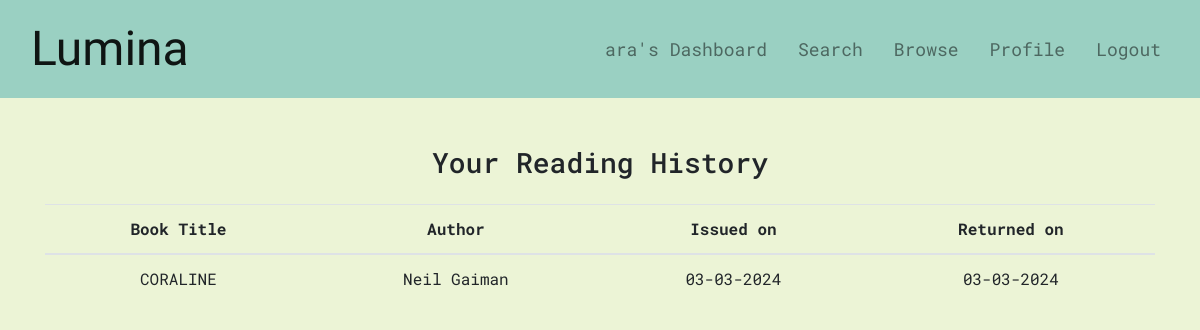
Before: /user/ara (signed in) with the older database file.
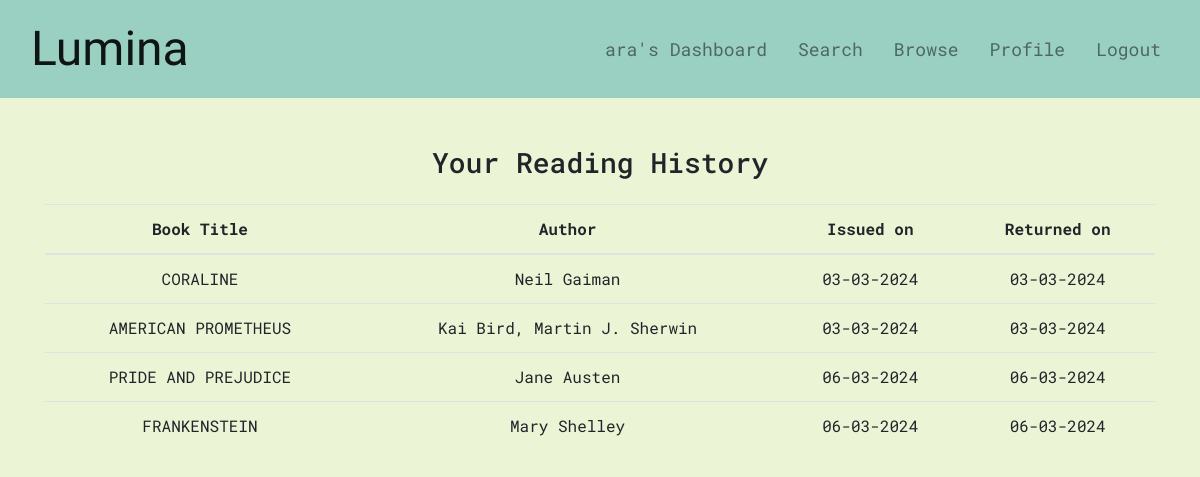
After: the same page with the newer database file.
### application/models.py (models this page shows)
class ReadingHistory(db.Model):
    __tablename__ = 'reading_history'
    id = db.Column(db.Integer, primary_key=True)
    book_id = db.Column(db.Integer, db.ForeignKey('book.id'))
    user_id = db.Column(db.Integer, db.ForeignKey('user.id'))
    book_title = db.Column(db.String(255)) # for ease of display
    book_author = db.Column(db.String(255)) # for ease of display
    username = db.Column(db.String(30)) # for ease of display
    date_issued = db.Column(db.Date)
    date_returned = db.Column(db.Date, default=db.func.current_date())

### application/controllers.py (the view)
@app.route("/user/<username>", methods=['GET', 'POST'])
def user_profile(username):
    if "user" in session:
        user = User.query.filter_by(username=username).first()
        if user.username == session['user'] or session['user_role'] == 'admin':
            user_books_read = ReadingHistory.query.filter_by(user_id=user.id).all()
            return render_template('userprofile.html', title='User Profile', user=session['user'], role=session['user_role'], user_profile=user, books_read=user_books_read)
        return redirect("/")
    else:
        return redirect("/")

### application/controllers.py (called while the page is built, shortened)
@app.before_request
def auto_return():
    book_requests = BookRequest.query.filter_by(issued=True).all()
    if book_requests is None:
        return
    return

### templates/userprofile.html
{% extends "body.html" %}
{% block body %}
<div class="container">
    <div class="row">
        <div class="col-12">
        {% if role == 'admin' %}
            <h3 class="text-center mt-5">{{user_profile.username}}'s Reading History</h3>
        {% else %}
            <h3 class="text-center mt-5">Your Reading History</h3>
        {% endif %}
        </div>
    </div>
    {% if books_read %}
    <div class="row">
        <div class="col-12">
            <table class="table table-hover mt-3" style="text-align: center;">
                <thead>
                    <tr>
                        <th scope="col">Book Title</th>
                        <th scope="col">Author</th>
                        <th scope="col">Issued on</th>
                        <th scope="col">Returned on</th>
                    </tr>
                </thead>
                <tbody>
                    {% for loan in books_read%}
                    <tr>
                        <td>{{loan.book_title}}</td>
                        <td>{{loan.book_author}}</td>
                        <td>{{loan.date_issued.strftime('%d-%m-%Y')}}</td>
                        <td>{{loan.date_returned.strftime('%d-%m-%Y')}}</td>
                    </tr>
                    {% endfor %}
                </tbody>
            </table>
        </div>
    </div>
    {% else %}
    <div class="row">
        <div class="col-12">
            <p class="text-center mt-3">You have previous no reading history.</p>
        </div>
    </div>
    {% endif %}
</div>
{% endblock %}

### templates/body.html (shortened to what this page needs)
<!DOCTYPE html>
<html lang="en">
<head>
  <link rel="stylesheet" href="https://stackpath.bootstrapcdn.com/bootstrap/4.3.1/css/bootstrap.min.css" />
  <link rel="stylesheet" href="/static/styles.css">
</head>
<body>
  <nav class="navbar navbar-expand-lg navbar-light">
    <div class="container-fluid">
      {% if "user" not in session %}
      <a class="navbar-brand" style="left: 50%; transform: translateX(-50%)" href="/">Lumina</a>
      <button class="navbar-toggler" type="button" data-toggle="collapse" data-target="#navbarNav"
        aria-controls="navbarNav" aria-expanded="false" aria-label="Toggle navigation">
        <span class="navbar-toggler-icon"></span>
      </button>
      <div class="collapse navbar-collapse" id="navbarNav">
        <ul class="navbar-nav ml-auto">
          <li class="nav-item active" id="navbarText">
            {% if request.path == '/login' %}
            <a class="nav-link" href="/librarianlogin">Librarian Login</a>
            {% elif request.path == '/librarianlogin' %}
            <a class="nav-link" href="/login">General User Login</a>
            {%endif%}
          </li>
        </ul>
      </div>
      {%else%}
      <a class="navbar-brand" href="/">Lumina</a>
      <div class="collapse navbar-collapse" id="navbarNav">
        <ul class="navbar-nav ml-auto">
          {%if role=='admin'%}
          <li class="nav-item {%if 'Dashboard' in title%}active{% endif %}">
            <a class="nav-link" id="jtext" href="/">Librarian Dashboard</a>
          </li>
          <li class="nav-item {%if 'Search' in title%}active{% endif %}">
            <a class="nav-link" id="jtext" href="/search">Search</a>
          </li>
          <li class="nav-item {%if 'Manage' in title%}active{% endif %}">
            <a class="nav-link" id="jtext" href="/manage">Manage Catalog</a>
          </li>
          <li class="nav-item ">
            <a class="nav-link" id="jtext" href="/users">Manage Users</a>
          </li>
          <li class="nav-item ">
            <a class="nav-link" id="jtext" href="/logout">Logout</a>
          </li>
          {%else%}
          <li class="nav-item {%if 'Dashboard' in title%}active{% endif %}">
            <a class="nav-link" id="jtext" href="/">{{user}}'s Dashboard</a>
          </li>
          <li class="nav-item {%if title == 'Search' %}active{% endif %}">
            <a class="nav-link" id="jtext" href="/search">Search</a>
          </li>
          <li class="nav-item {%if title == 'Browse' %}active{% endif %}">
            <a class="nav-link" id="jtext" href="/browse">Browse</a>
          </li>
          <li class="nav-item ">
            <a class="nav-link" id="jtext" href="/user/{{user.username}}">Profile</a>
          </li>
          <li class="nav-item ">
            <a class="nav-link" id="jtext" href="/logout">Logout</a>
          </li>
          {%endif%}
        </ul>
      </div>
    {% endif %}
    </div>
  </nav>
  {% block body %}
  {% endblock %}
</body>
</html>

### static/styles.css (style rules this page uses)
.navbar { background-color: #9ad0c2; }
.navbar-brand { position: relative; font-family: "Ephesis", cursive; font-size: 300%; }
.nav-item { font-size: large; margin-left: 15px; }
body { font-family: "Roboto Mono", monospace; background-color: #ecf4d6; }
#jtext { font-family: "Roboto Mono", monospace; }
a { color: #265073; }

Changed rows visible on the page:
added ReadingHistory: book_title "AMERICAN PROMETHEUS", book_author "Kai Bird, Martin J. Sherwin", date_issued "03-03-2024", date_returned "03-03-2024"
added ReadingHistory: book_title "PRIDE AND PREJUDICE", book_author "Jane Austen", date_issued "06-03-2024", date_returned "06-03-2024"
added ReadingHistory: book_title "FRANKENSTEIN", book_author "Mary Shelley", date_issued "06-03-2024", date_returned "06-03-2024"
